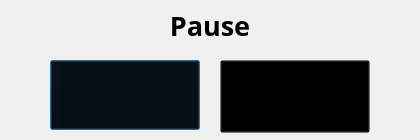
<?xml version="1.0" encoding="UTF-8"?>
<ui version="4.0">
 <class>Pause</class>
 <widget class="QDialog" name="Pause">
  <property name="geometry">
   <rect>
    <x>0</x>
    <y>0</y>
    <width>420</width>
    <height>140</height>
   </rect>
  </property>
  <property name="windowTitle">
   <string/>
  </property>
  <widget class="QLabel" name="label">
   <property name="geometry">
    <rect>
     <x>160</x>
     <y>10</y>
     <width>100</width>
     <height>30</height>
    </rect>
   </property>
   <property name="font">
    <font>
     <family>Unispace</family>
     <pointsize>20</pointsize>
     <bold>true</bold>
    </font>
   </property>
   <property name="text">
    <string>Pause</string>
   </property>
   <property name="alignment">
    <set>Qt::AlignmentFlag::AlignCenter</set>
   </property>
  </widget>
  <widget class="QPushButton" name="Continue">
   <property name="geometry">
    <rect>
     <x>50</x>
     <y>60</y>
     <width>150</width>
     <height>70</height>
    </rect>
   </property>
   <property name="styleSheet">
    <string notr="true">QPushButton {
	borner: none;
    border-image: url(btn_continue)0 0 0 0 stretch stretch;

    background: transparent;
    

}</string>
   </property>
   <property name="text">
    <string/>
   </property>
  </widget>
  <widget class="QPushButton" name="Exit">
   <property name="geometry">
    <rect>
     <x>220</x>
     <y>60</y>
     <width>150</width>
     <height>73</height>
    </rect>
   </property>
   <property name="styleSheet">
    <string notr="true">QPushButton {
	borner: none;
    border-image: url(btn_exit)0 0 0 0 stretch stretch;

    background: transparent;
    

}</string>
   </property>
   <property name="text">
    <string/>
   </property>
  </widget>
 </widget>
 <resources/>
 <connections/>
</ui>
